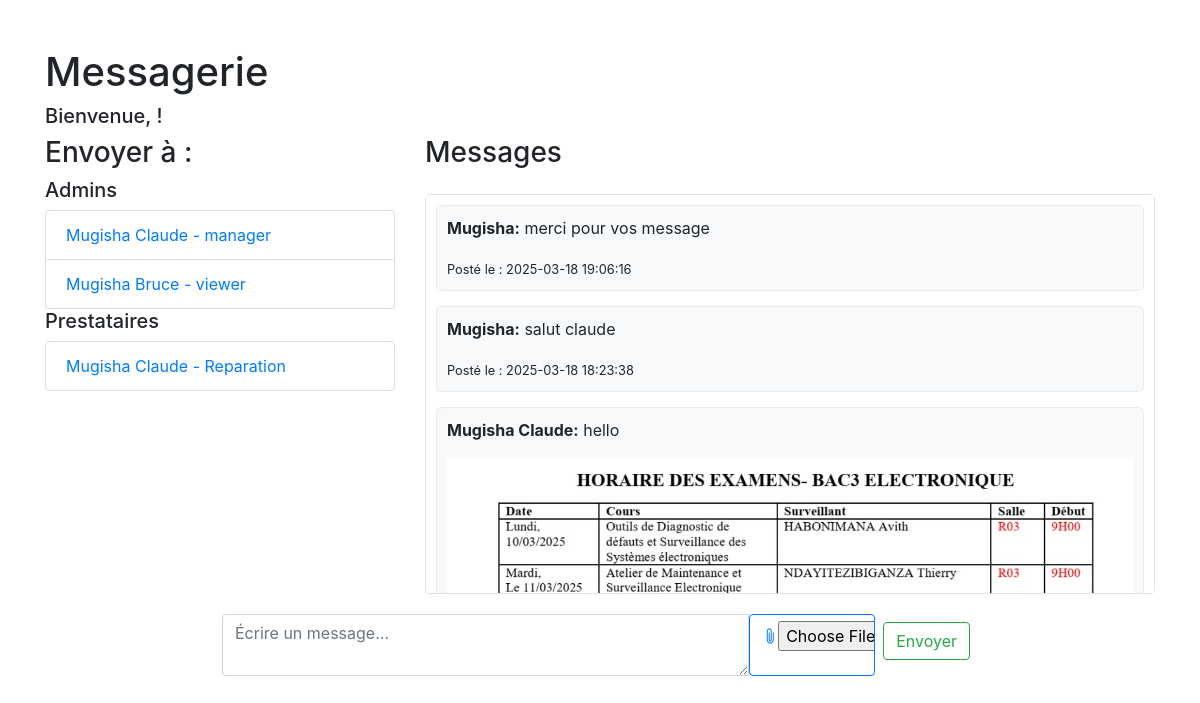
Page /discuter.php (signed in) on the committed database.
### tables this page shows
CREATE TABLE `prestataire` (
  `id` int(11) NOT NULL,
  `nom` varchar(100) NOT NULL,
  `email` varchar(100) NOT NULL,
  `telephone` varchar(15) NOT NULL,
  `adresse` varchar(255) NOT NULL,
  `services` varchar(255) NOT NULL,
  `experience` text NOT NULL,
  `disponibilite` varchar(50) NOT NULL,
  `lettre_motivation` text NOT NULL,
  `cv` varchar(255) DEFAULT NULL,
  `portfolio` varchar(255) DEFAULT NULL,
  `date_inscription` timestamp NOT NULL DEFAULT current_timestamp()
);

CREATE TABLE `messages` (
  `id` int(11) NOT NULL,
  `id_client` int(11) DEFAULT NULL,
  `id_prestataire` int(11) DEFAULT NULL,
  `id_admin` int(11) DEFAULT NULL,
  `message` text NOT NULL,
  `file_name` varchar(255) DEFAULT NULL,
  `file_path` varchar(255) DEFAULT NULL,
  `is_private` tinyint(1) DEFAULT 0,
  `timestamp` datetime DEFAULT current_timestamp()
);

### discuter.php (the view, shortened to what this page needs)
<?php
$servername = "localhost";
$username = "root";
$password = "";
$dbname = "Services";
$conn = new mysqli($servername, $username, $password, $dbname);
$user_id = $_SESSION['user_id'];
$user_name = $_SESSION['user_name'];
$sql = "SELECT m.*, COALESCE(a.nom, p.nom) AS nom_envoyeur
        FROM messages m
        LEFT JOIN admins a ON m.id_admin = a.id
        LEFT JOIN prestataire p ON m.id_prestataire = p.id
        WHERE m.id_client = ?
        ORDER BY m.timestamp DESC";
$stmt = $conn->prepare($sql);
$stmt->bind_param("i", $user_id);
$stmt->execute();
$result = $stmt->get_result();
$allMessages = $result->fetch_all(MYSQLI_ASSOC);
$admins = $conn->query("SELECT * FROM admins")->fetch_all(MYSQLI_ASSOC);
$prestataires = $conn->query("SELECT * FROM prestataire")->fetch_all(MYSQLI_ASSOC);
?>
<!DOCTYPE html>
<html lang="fr">
<head>
    <link href="https://stackpath.bootstrapcdn.com/bootstrap/4.5.2/css/bootstrap.min.css" rel="stylesheet">
    <link rel="stylesheet" href="https://cdn.jsdelivr.net/npm/bootstrap-icons@1.10.0/font/bootstrap-icons.css">
</head>
<body>
<div class="container">
    <h1 class="mt-5">Messagerie</h1>
    <h5>Bienvenue, <?php echo htmlspecialchars($user_name); ?>!</h5>
    <div class="row">
        <div class="col-md-4 destinataires">
            <h3>Envoyer à :</h3>
            <h5>Admins</h5>
            <ul class="list-group">
                <?php foreach ($admins as $admin): ?>
                    <li class="list-group-item">
                        <a href="#" onclick="setDestinataire(<?php echo $admin['id']; ?>, 'admin')"><?php echo htmlspecialchars($admin['nom'] . ' ' . $admin['prenom'] . ' - ' . $admin['role']); ?></a>
                    </li>
                <?php endforeach; ?>
            </ul>
            <h5>Prestataires</h5>
            <ul class="list-group">
                <?php foreach ($prestataires as $prestataire): ?>
                    <li class="list-group-item">
                        <a href="#" onclick="setDestinataire(<?php echo $prestataire['id']; ?>, 'prestataire')"><?php echo htmlspecialchars($prestataire['nom'] . ' - ' . $prestataire['services']); ?></a>
                    </li>
                <?php endforeach; ?>
            </ul>
        </div>
        <div class="col-md-8">
            <h3>Messages</h3>
            <div class="messages-container mt-4">
                <?php foreach ($allMessages as $msg): ?>
                    <div class="message-box">
                        <p><strong><?php echo htmlspecialchars($msg['nom_envoyeur']); ?>:</strong> <?php echo htmlspecialchars($msg['message']); ?></p>
                        <?php if ($msg['file_path']): ?>
                            <?php if (preg_match('/\.(jpg|jpeg|png|gif)$/i', $msg['file_name'])): ?>
                                <img src="<?php echo htmlspecialchars($msg['file_path']); ?>" alt="<?php echo htmlspecialchars($msg['file_name']); ?>" style="max-width: 100%; height: auto;">
                            <?php elseif (preg_match('/\.pdf$/i', $msg['file_name'])): ?>
                                <p><a href="<?php echo htmlspecialchars($msg['file_path']); ?>" class="btn btn-link">Lire le PDF : <?php echo htmlspecialchars($msg['file_name']); ?></a></p>
                            <?php elseif (preg_match('/\.(doc|docx)$/i', $msg['file_name'])): ?>
                                <p><a href="<?php echo htmlspecialchars($msg['file_path']); ?>" class="btn btn-link">Télécharger le document Word : <?php echo htmlspecialchars($msg['file_name']); ?></a></p>
                            <?php else: ?>
                                <p><a href="<?php echo htmlspecialchars($msg['file_path']); ?>" class="btn btn-link">Fichier joint : <?php echo htmlspecialchars($msg['file_name']); ?></a></p>
                            <?php endif; ?>
                        <?php endif; ?>
                        <small>Posté le : <?php echo htmlspecialchars($msg['timestamp']); ?></small>
                    </div>
                <?php endforeach; ?>
            </div>
        </div>
    </div>
    <div class="message-area col-12 d-flex justify-content-center">
        <form method="post" action="" enctype="multipart/form-data" id="message_form" style="width: 70%;">
            <div class="input-group">
                <textarea class="form-control" id="message" name="message" required placeholder="Écrire un message..."></textarea>
                <input type="file" name="file" class="form-control-file bi bi-paperclip file-icon btn btn-outline-primary col-2">
                <div class="send-button">
                    <button type="submit" class="btn btn-outline-success m-2">Envoyer</button>
                </div>
            </div>
        </form>
    </div>
</div>
</body>
</html>

### discuter.php (style rules this page uses)
.message-box { margin-bottom: 15px; padding: 10px; border-radius: 5px; background: #f8f9fa; border: 1px solid #e9ecef; }
.messages-container { height: 400px; overflow-y: auto; margin-bottom: 20px; border: 1px solid #dee2e6; border-radius: 5px; padding: 10px; background: white; }

### rows in the picture
prestataire: nom+services "Mugisha Claude - Reparation"
messages: nom_envoyeur "Mugisha", message "merci pour vos message", timestamp "2025-03-18 19:06:16"
messages: nom_envoyeur "Mugisha", message "salut claude", timestamp "2025-03-18 18:23:38"
messages: nom_envoyeur "Mugisha Claude", message "hello", file_path+file_name (picture)

### other values in the picture
$admin['nom'] . ' ' . $admin['prenom'] . ' - ' . $admin['role'] "Mugisha Claude - manager"
$admin['nom'] . ' ' . $admin['prenom'] . ' - ' . $admin['role'] "Mugisha Bruce - viewer"
